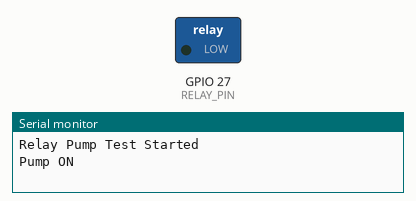
The sketch below on a simulated ESP32. Shown: switched loads named in the sketch (green lamp = pin HIGH), the last lines printed to the serial monitor.

Above: at 2.5 s.
At 7.5 s:
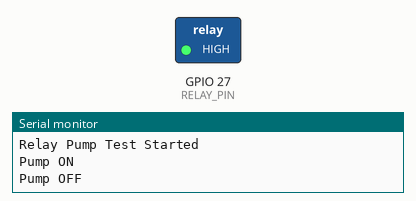
Timing chart, 0 to 13.0 s (numbered marks = the images above):
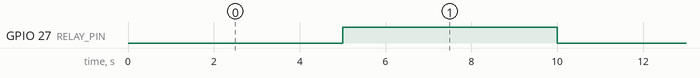

The sketch:

wateringPump.ino
```cpp
#define RELAY_PIN 27 // Relay IN connected to ESP32 D27

void setup() {
  Serial.begin(115200);
  pinMode(RELAY_PIN, OUTPUT);
  digitalWrite(RELAY_PIN, HIGH); // Relay OFF (active-low)
  Serial.println("Relay Pump Test Started");
}

void loop() {
  // Turn pump ON
  digitalWrite(RELAY_PIN, LOW); // Relay ON (active-low)
  Serial.println("Pump ON");
  delay(5000); // Run for 5 seconds

  // Turn pump OFF
  digitalWrite(RELAY_PIN, HIGH); // Relay OFF
  Serial.println("Pump OFF");
  delay(5000); // Off for 5 seconds
}
```

Measured:
- by itself, GPIO 27 (RELAY_PIN): alternates HIGH for 5.0 s and LOW for 5.0 s
